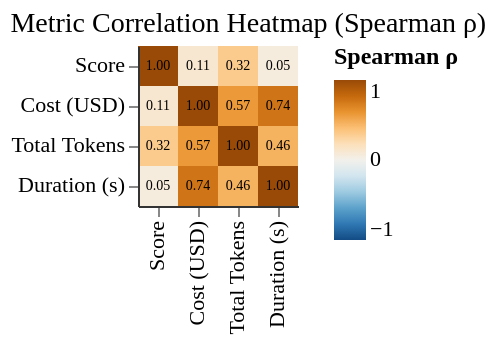

Describe this chart as a Vega-Lite specification.
### Vega-Lite specification from a JSON file in a GitHub repository (floating-point values rounded to 4 significant figures)
{"config": {"font": "serif", "axis": {"labelFontSize": 11, "titleFontSize": 13, "gridColor": "#e0e0e0", "domainColor": "#333333"}, "legend": {"labelFontSize": 11, "titleFontSize": 12}, "title": {"fontSize": 14, "anchor": "start", "fontWeight": "normal"}, "view": {"stroke": null, "continuousWidth": 400, "continuousHeight": 300, "strokeWidth": 0}, "mark": {"tooltip": true}}, "layer": [{"mark": {"type": "rect"}, "encoding": {"color": {"field": "rho", "scale": {"domain": [-1, 1], "scheme": "blueorange"}, "title": "Spearman ρ", "type": "quantitative"}, "tooltip": [{"field": "metric1", "title": "Metric 1", "type": "ordinal"}, {"field": "metric2", "title": "Metric 2", "type": "ordinal"}, {"field": "rho", "format": ".3f", "title": "Spearman ρ", "type": "quantitative"}, {"field": "p_value", "format": ".4f", "title": "p-value", "type": "quantitative"}], "x": {"field": "metric1", "sort": ["Score", "Cost (USD)", "Total Tokens", "Duration (s)"], "title": "", "type": "ordinal"}, "y": {"field": "metric2", "sort": ["Score", "Cost (USD)", "Total Tokens", "Duration (s)"], "title": "", "type": "ordinal"}}}, {"mark": {"type": "text", "baseline": "middle", "fontSize": 7}, "encoding": {"color": {"value": "black"}, "text": {"field": "label", "type": "nominal"}, "x": {"field": "metric1", "sort": ["Score", "Cost (USD)", "Total Tokens", "Duration (s)"], "type": "ordinal"}, "y": {"field": "metric2", "sort": ["Score", "Cost (USD)", "Total Tokens", "Duration (s)"], "type": "ordinal"}}}], "data": {"name": "data-be994eb73165345ec874db60d6accc98"}, "title": "Metric Correlation Heatmap (Spearman ρ)", "$schema": "https://vega.github.io/schema/vega-lite/v6.1.0.json", "datasets": {"data-be994eb73165345ec874db60d6accc98": [{"agent_model": "haiku", "metric1": "Score", "metric2": "Score", "rho": 1.0, "p_value": 0.0, "label": "1.00", "p_value_corrected": 0.0, "significant": true}, {"agent_model": "haiku", "metric1": "Score", "metric2": "Cost (USD)", "rho": 0.1083, "p_value": 0.006956, "label": "0.11", "p_value_corrected": 0.02782, "significant": true}, {"agent_model": "haiku", "metric1": "Score", "metric2": "Total Tokens", "rho": 0.3249, "p_value": 1.053e-16, "label": "0.32", "p_value_corrected": 6.318e-16, "significant": true}, {"agent_model": "haiku", "metric1": "Score", "metric2": "Duration (s)", "rho": 0.05407, "p_value": 0.1788, "label": "0.05", "p_value_corrected": 0.3575, "significant": false}, {"agent_model": "haiku", "metric1": "Cost (USD)", "metric2": "Score", "rho": 0.1083, "p_value": 0.006956, "label": "0.11", "p_value_corrected": 0.02782, "significant": true}, {"agent_model": "haiku", "metric1": "Cost (USD)", "metric2": "Cost (USD)", "rho": 1.0, "p_value": 0.0, "label": "1.00", "p_value_corrected": 0.0, "significant": true}, {"agent_model": "haiku", "metric1": "Cost (USD)", "metric2": "Total Tokens", "rho": 0.5712, "p_value": 5.652e-55, "label": "0.57", "p_value_corrected": 5.652e-54, "significant": true}, {"agent_model": "haiku", "metric1": "Cost (USD)", "metric2": "Duration (s)", "rho": 0.7427, "p_value": 9.821e-110, "label": "0.74", "p_value_corrected": 1.179e-108, "significant": true}, {"agent_model": "haiku", "metric1": "Total Tokens", "metric2": "Score", "rho": 0.3249, "p_value": 1.053e-16, "label": "0.32", "p_value_corrected": 6.318e-16, "significant": true}, {"agent_model": "haiku", "metric1": "Total Tokens", "metric2": "Cost (USD)", "rho": 0.5712, "p_value": 5.652e-55, "label": "0.57", "p_value_corrected": 5.652e-54, "significant": true}, {"agent_model": "haiku", "metric1": "Total Tokens", "metric2": "Total Tokens", "rho": 1.0, "p_value": 0.0, "label": "1.00", "p_value_corrected": 0.0, "significant": true}, {"agent_model": "haiku", "metric1": "Total Tokens", "metric2": "Duration (s)", "rho": 0.4613, "p_value": 5.4e-34, "label": "0.46", "p_value_corrected": 4.32e-33, "significant": true}, {"agent_model": "haiku", "metric1": "Duration (s)", "metric2": "Score", "rho": 0.05407, "p_value": 0.1788, "label": "0.05", "p_value_corrected": 0.3575, "significant": false}, {"agent_model": "haiku", "metric1": "Duration (s)", "metric2": "Cost (USD)", "rho": 0.7427, "p_value": 9.821e-110, "label": "0.74", "p_value_corrected": 1.179e-108, "significant": true}, {"agent_model": "haiku", "metric1": "Duration (s)", "metric2": "Total Tokens", "rho": 0.4613, "p_value": 5.4e-34, "label": "0.46", "p_value_corrected": 4.32e-33, "significant": true}, {"agent_model": "haiku", "metric1": "Duration (s)", "metric2": "Duration (s)", "rho": 1.0, "p_value": 0.0, "label": "1.00", "p_value_corrected": 0.0, "significant": true}]}}
